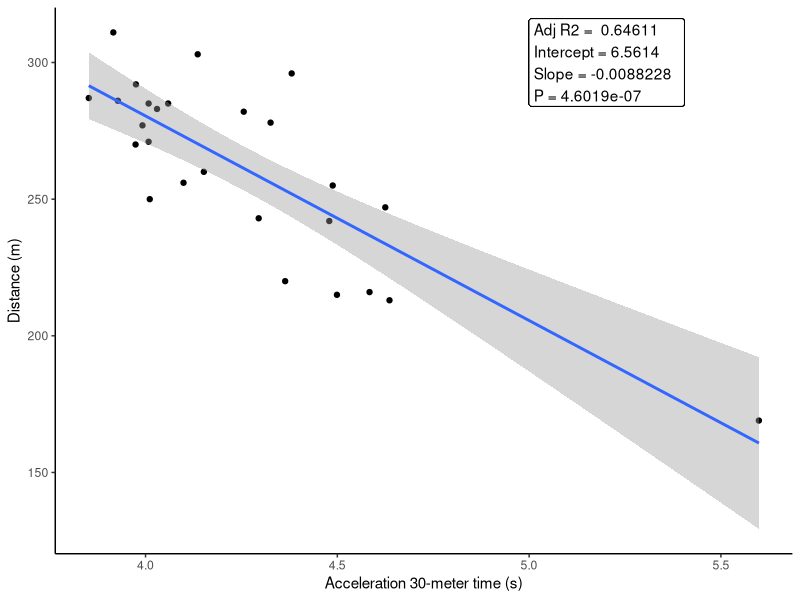

Source code (R):
library(readxl)
BJ <- read_excel("BJ.xlsx")
View(BJ)
attach(BJ)

##Regression model
model <- lm(Accel ~ Distance, data = BJ)
model
summary(model)

library(ggplot2)
library(ggpubr)

ggplot(BJ, aes(Accel, Distance)) +  
  labs(x = "Acceleration 30-meter time (s)", y = "Distance (m)") +
  geom_point() + theme_classic() +
  stat_smooth(method = lm) +
  geom_label(aes(x = 5, y = 300), hjust = 0, 
             label = paste("Adj R2 = ",signif(summary(model)$adj.r.squared, 5),
                           "\nIntercept =",signif(model$coef[[1]],5 ),
                           " \nSlope =",signif(model$coef[[2]], 5),
                           " \nP =",signif(summary(model)$coef[2,4], 5)))
